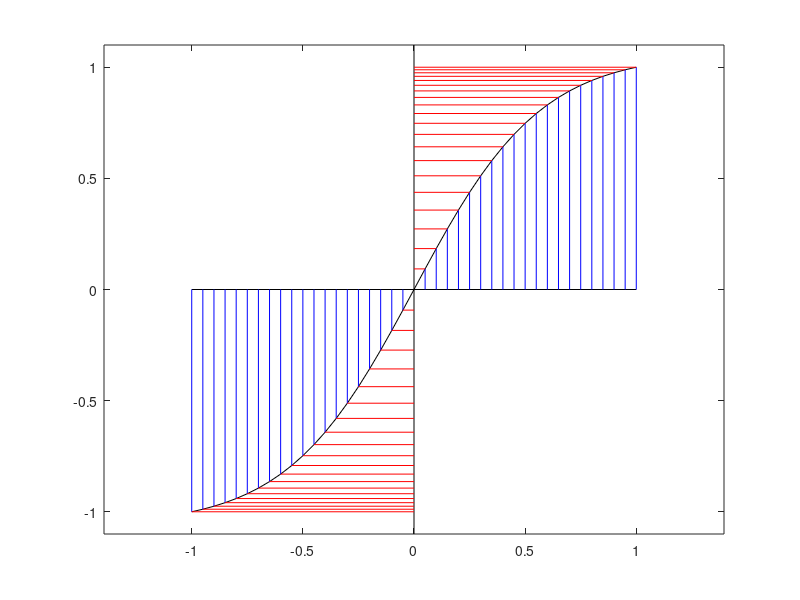
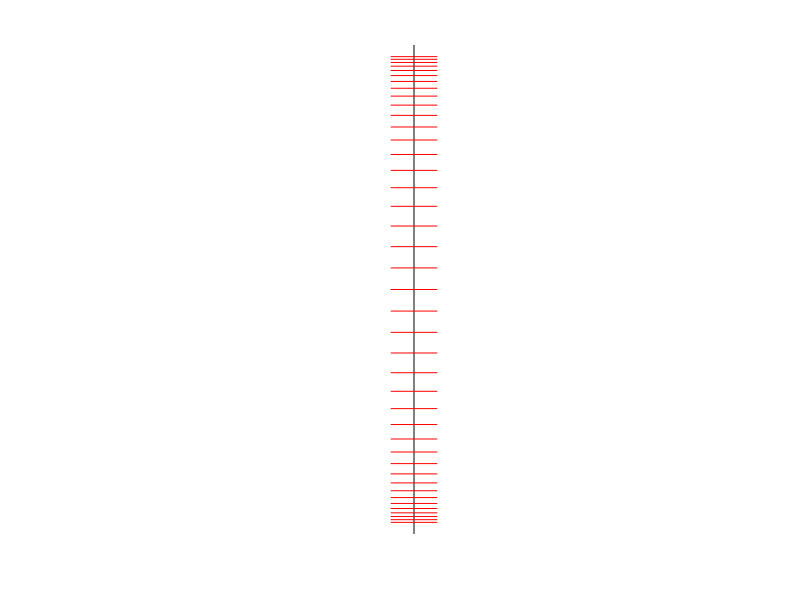

Recreate these plots in MATLAB, in order.
c=1.75; hashwidth=0.1;
x=[-1:.05:1]; N=length(x); f=tanh(c*x)/tanh(c);

figure(1), clf, plot(x,f,'k-'), hold on;
plot([-1 1],[0 0],'k-'), plot([0 0],[-1.1 1.1],'k-')
for i=1:N
plot([x(i) x(i)],[0 f(i)],'b-',[x(i) 0],[f(i) f(i)],'r-')
end
hold off; axis equal; axis tight;
print -depsc stretch_fn_tanh.eps

figure(2), clf,

print -depsc stretch_fn_poly.eps

figure(3), clf

print -depsc stretch_fn_cosine.eps

figure(2), clf, plot([0 0],[-1.05 1.05],'k-'), hold on
for i=1:N, plot([-hashwidth hashwidth],[f(i) f(i)],'r-');end
axis([-0.1 0.1 -1.05 1.05]); axis equal; axis tight; axis off; hold off;
print -depsc stretch_tanh_hash.eps
